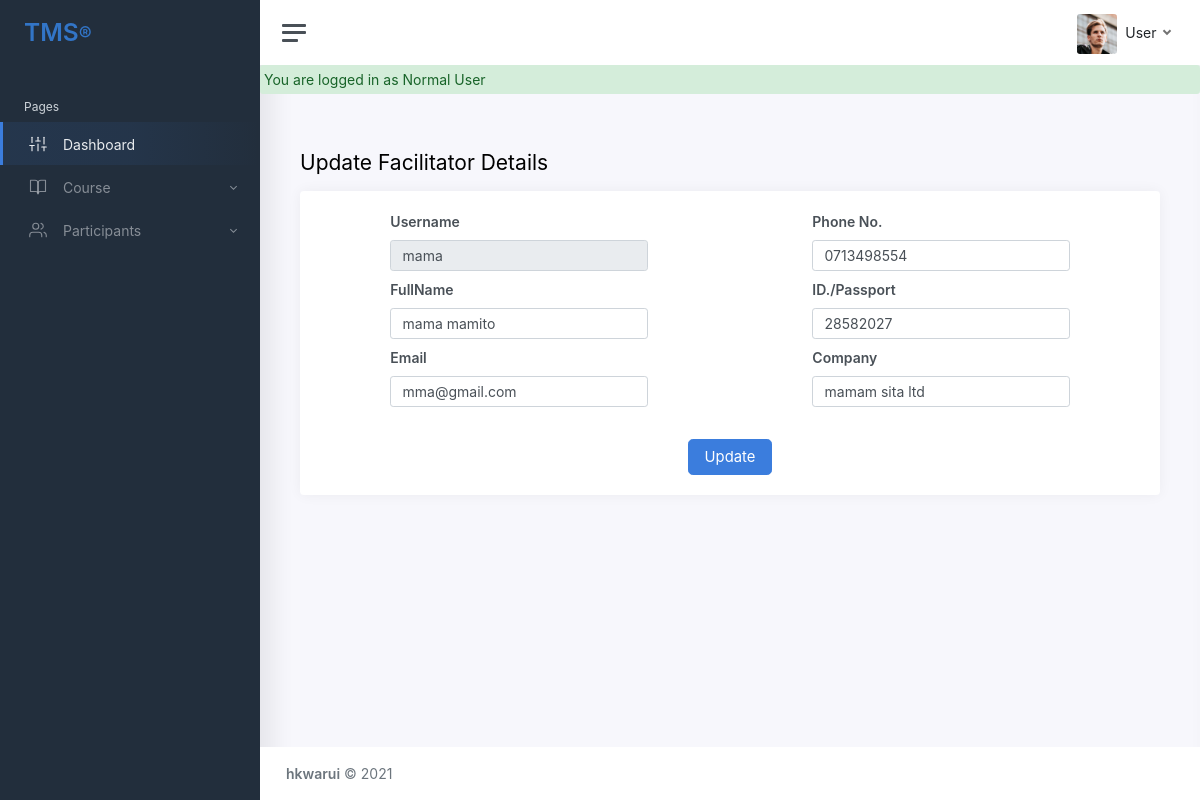
/admin/editFacilitator.php?id=28 (signed in), run on the app's committed database.
### tables this page shows
CREATE TABLE `facilitators` (
  `id` int(11) NOT NULL,
  `fullname` varchar(200) NOT NULL,
  `username` varchar(200) NOT NULL,
  `email` varchar(200) NOT NULL,
  `company` varchar(200) NOT NULL,
  `designation` varchar(200) DEFAULT NULL,
  `passport` varchar(200) NOT NULL,
  `phone` varchar(200) NOT NULL,
  `city` varchar(200) DEFAULT NULL,
  `address` varchar(200) DEFAULT NULL,
  `state` varchar(200) DEFAULT NULL,
  `bio` varchar(500) DEFAULT NULL,
  `avatar` varchar(200) DEFAULT NULL
);

### admin/editFacilitator.php (the view, shortened to what this page needs)
<?php
include_once('../includes/header.php');
require_once '../includes/db_config.php';
$fac_id = $_GET['id'];
$stm = $db->prepare("SELECT * FROM facilitators WHERE id = ?");
$stm->execute([$fac_id]);
$row = $stm->fetch();
if (isset($_SESSION['msg'])) {
    echo '<div class="alert alert-success ml-5 p-1">';
    echo $_SESSION['msg'];
    echo "</div>";
};
?>
<main class="content">
    <div class="container-fluid p-0">
        <h1 class="h3 mb-3">Update Facilitator Details</h1>
        <div class="row">
            <div class="col-12 col-lg-12">
                <div class="card">
                    <div class="card-body">
                        <form action="saveFacilitator.php" method="post" id="add_facilitator">
                            <div class="row">
                                <div class="col-12 col-lg-1"></div>
                                <div class="col-12 col-lg-4">
                                    <div class="mb-2">
                                        <label class="form-label"><b>Username</b></label>
                                        <div class="input-group">
                                            <input type="text" class="form-control" value="<?php echo $row['username'] ?>" name=" username" readonly>
                                        </div>
                                    </div>
                                    <div class="mb-2">
                                        <label class="form-label"><b>FullName</b></label>
                                        <div class="input-group">
                                            <input type="text" class="form-control" name="fullname" value="<?php echo $row['fullname'] ?>">
                                        </div>
                                    </div>
                                    <div class=" mb-2">
                                        <label class="form-label"><b>Email</b></label>
                                        <div class="input-group">
                                            <input type="email" class="form-control" value="<?php echo $row['email'] ?>" name=" email">
                                        </div>
                                    </div>
                                </div>
                                <div class="col-12 col-lg-2"></div>
                                <div class="col-12 col-lg-4">
                                    <div class="mb-2">
                                        <label class="form-label"><b> Phone No.</b></label>
                                        <div class="input-group">
                                            <input type="text" class="form-control" value="<?php echo $row['phone'] ?>" name=" phone">
                                        </div>
                                    </div>
                                    <div class="mb-2">
                                        <label class="form-label"><b>ID./Passport </b></label>
                                        <div class="input-group">
                                            <input type="text" class="form-control" value="<?php echo $row['passport'] ?>" name=" passport">
                                        </div>
                                    </div>
                                    <div class="mb-2">
                                        <label class="form-label"><b>Company</b></label>
                                        <div class="input-group">
                                            <input type="text" class="form-control" value="<?php echo $row['company'] ?>" name=" company">
                                        </div>
                                    </div>
                                </div>
                                <div class="col-12 col-lg-1"></div>
                                <div class="text-center mt-4">
                                    <button type="submit" class="btn btn-lg btn-primary"> Update </button>
                                </div>
                            </div>
                        </form>
                    </div>
                </div>
            </div>
        </div>
</main>
<footer class="footer">
    <div class="container-fluid">
        <div class="row text-muted">
            <div class="col-6 text-start">
                <p class="mb-0">
                    <a href="https://github.com/hkwarui" class="text-muted"><strong>hkwarui</strong></a> &copy <?php echo date('Y') . "  "; ?>
                </p>
            </div>
            <div class="col-6 text-end">
            </div>
        </div>
    </div>
</footer>
</div>
</div>
</body>
</html

### data on the page
facilitators: username "mama", fullname "mama mamito", email "mma@gmail.com", phone "0713498554", passport "28582027", company "mamam sita ltd"

### other printed values
$username "User"
$_SESSION['msg'] "You are logged in as Normal User"
